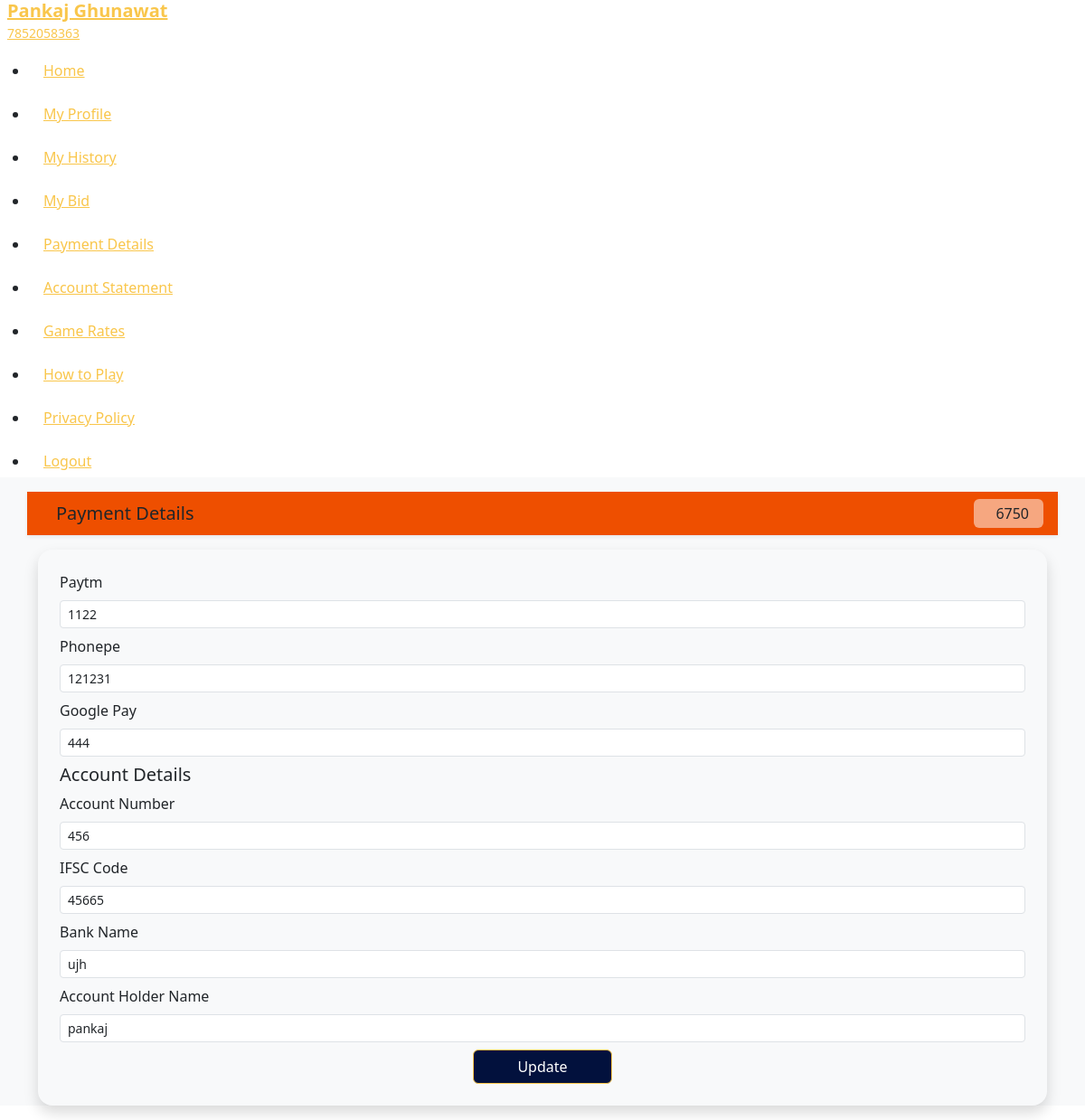
The page /payment (signed in) on the database its author committed.
### app/models.py (models this page shows, shortened)
class customer(models.Model):
    user=models.ForeignKey(User,on_delete=models.CASCADE)
    name=models.CharField(max_length=225)
    mobile=models.CharField(max_length=225)
    password=models.CharField(max_length=125)
    email=models.CharField(max_length=225,null="",blank=True)
    wallet=models.IntegerField(default=0)
    status=models.CharField(max_length=225,default="no",blank=True)
    join=models.DateTimeField(auto_now_add=True, blank=True)
    def __str__(self):
     return self.user.first_name

class PaymentDetails(models.Model):
    user=models.ForeignKey(User,on_delete=models.CASCADE)
    mobile=models.CharField(max_length=225,null="",blank=True)
    paytm=models.CharField(max_length=225,null="",blank=True)
    phonepay=models.CharField(max_length=225,null="",blank=True)
    gpay=models.CharField(max_length=225,null="",blank=True)
    ac=models.CharField(max_length=255,null="",blank=True)
    ifsc=models.CharField(max_length=225,null="",blank=True)
    bankname=models.CharField(max_length=255,null="",blank=True)
    holder=models.CharField(max_length=255,null="",blank=True)

### app/views.py (the view)
# urls.py: path('payment',views.payment,name="payment page"),
def payment(request):
    if not request.user.is_authenticated:
        return redirect(loginpg)
    user=request.user
    dt=PaymentDetails.objects.get(user=user)
    client=customer.objects.get(user=user)
    return render(request,"payment.html",locals())

### templates/payment.html (shortened to what this page needs)
<!doctype html>
<html lang="en">
<head>
  <link rel="stylesheet" href="https://dpboss777.co.in/assets/frontend/assets/css/custom.css">
  <link rel="stylesheet" href="https://cdn.jsdelivr.net/npm/boxicons@latest/css/boxicons.min.css" />
  <link rel="stylesheet" href="https://dpboss777.co.in/assets/frontend/assets/css/bootstrap.min.css">
  <link href="https://cdn.jsdelivr.net/npm/remixicon@3.6.0/fonts/remixicon.css" rel="stylesheet">
  <link rel="stylesheet" href="https://cdnjs.cloudflare.com/ajax/libs/izitoast/1.4.0/css/iziToast.css" />
</head>
<body>
  <div class="main-wrapper" id="body-pd">
<div class="sidenav d-flex flex-column justify-content-between" id="nav-bar">
  <div class="sidebody">
    <div class="sidebar-logo">
      <a href="index.html" class="d-flex align-items-center">
        <div class="logo-info">
          <h2 class="fw-bold fs-5 m-0" >{{client}}</h2>
          <small class="m-0">{{client.mobile}}</small>
        </div>
      </a>
    </div>
    <ul class="sidebar-menu" id="nav_accordion">
      <li class="nav-item">
        <a href="/games">
          <span class="mm-text dash-item">Home</span>
        </a>
      </li>
      <li class="nav-item">
        <a href="/myprofile">
          <span class="mm-text dash-item">My Profile</span>
        </a>
      </li>
                <li class="nav-item">
        <a href="/history">
          <span class="mm-text dash-item">My History</span>
        </a>
      </li>
      <li class="nav-item">
        <a href="/bid-history">
          <span class="mm-text dash-item">My Bid</span>
        </a>
      </li>
      <li class="nav-item">
        <a href="/payment">
          <span class="mm-text dash-item">Payment Details</span>
        </a>
      </li>
      <li class="nav-item">
        <a href="/passbook">
          <span class="mm-text dash-item">Account Statement</span>
        </a>
      </li>
      <li class="nav-item">
        <a href="/gameprice">
          <span class="mm-text dash-item">Game Rates</span>
        </a>
      </li>
      <li class="nav-item">
        <a href="/howtoplay">
          <span class="mm-text dash-item">How to Play</span>
        </a>
      </li>
                <li class="nav-item">
        <a href="/privacypolicy">
          <span class="mm-text dash-item">Privacy Policy</span>
        </a>
      </li>
      <li class="nav-item">
          <a href="/Elogout" ><span class="mm-text dash-item">Logout</span></a>
      </li>
    </ul>
  </div>
</div>
    <main class="fullheight bg-light">
        <div class="main-body">
            <div class="home-wraper">
                <div class="container">
                    <div class="row gy-3">
            <div class="col-sm-12 my-3 px-0" style="background-color: #ee4f00;">
             <div class=" shadow-sm px-3 py-2 d-flex align-items-center justify-content-between">
              <h5 class="fw-semibild m-0"><a href="/games"></a>Payment Details</h5>
              <div class="wallet px-3 py-1 rounded-2 bg-white bg-opacity-50">
               <span class="ms-2 fs-6">{{client.wallet}}</span>
            </div>
             </div>
            </div>
          </div>
          <form action="/update_paymentInfo" method="POST" class="shadow p-4 rounded-4 mb-3">
          <input type="hidden" name="_token" value="u04MFZpLeYf59OhtWafqoGzVVKBcCRTCoJAKKSbV">            <div class="row">
                <div class="col-sm-12 d-flex flex-column gap-2">
                    <div class="payfield">
                        <label for="Paytm" class="form-label">Paytm</label>
                        <input type="text" name="paytm" value="{{dt.paytm}}" class="form-control form-control-sm">
                    </div>
                    <div class="payfield">
                        <label for="Paytm" class="form-label">Phonepe</label>
                        <input type="text" name="phonepe" value="{{dt.phonepay}}" class="form-control form-control-sm">
                    </div>
                    <div class="payfield">
                        <label for="Paytm" class="form-label">Google Pay</label>
                        <input type="text" name="googlepay" value="{{dt.gpay}}" class="form-control form-control-sm">
                    </div>
                    <div class="payfield">
                        <h5>Account Details</h5>
                        <label for="Paytm" class="form-label">Account Number</label>
                        <input type="number" name="ac_number" value="{{dt.ac}}" class="form-control form-control-sm">
                    </div>
                    <div class="payfield">
                        <label for="Paytm" class="form-label">IFSC Code</label>
                        <input type="text" name="ifsc" value="{{dt.ifsc}}" class="form-control form-control-sm">
                    </div>
                    <div class="payfield">
                        <label for="Paytm" class="form-label">Bank Name</label>
                        <input type="text" name="bank_name" value="{{dt.bankname}}" class="form-control form-control-sm">
                    </div>
                    <div class="payfield">
                        <label for="Paytm" class="form-label">Account Holder Name</label>
                        <input type="text" name="ac_holder_name" value="{{dt.holder}}" class="form-control form-control-sm">
                    </div>
                    <div class="payfield text-center">
                        <button type="submit" class="btn btn-warning btn-md px-5">Update</button>
                    </div>
                </div>
            </div>
        </form>
                </div>
            </div>
        </div>
    </main>
  </div>
</body>
</html>

### rows shown on the page
customer: user.first_name "Pankaj Ghunawat", mobile "7852058363", wallet "6750"
PaymentDetails: paytm "1122", phonepe "121231", googlepay "444", ac_number "456", ifsc "45665", bank_name "ujh", ac_holder_name "pankaj"
